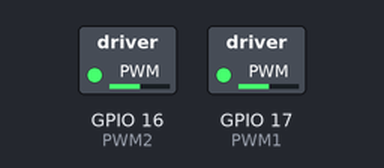
Bench run of a sketch on a simulated ESP32. Shown: switched loads named in the sketch (green lamp = pin HIGH).

Above: at 0.05 s.
At 2.0 s:
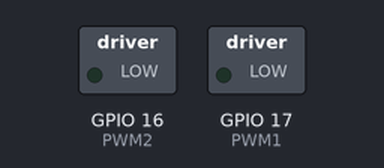
At 4.0 s:
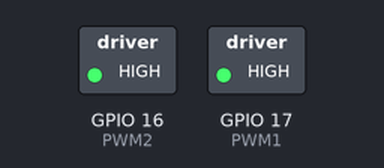
Timing chart, 0 to 5.2 s (numbered marks = the images above):
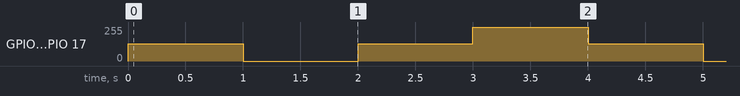

The sketch:

D4_02_Prueba_motores.ino
```cpp
const byte PWM1 = 17; // the PWM pin the LED is attached to
const byte PWM2 = 16; // the PWM pin the LED is attached to


int velIzq = 128;
int velDer = 128;

void setup() {
  //Asignamos un canal a cada pin del LED
  //Hay 16 canales, del 0 al 15
  ledcAttachPin(PWM1, 0);
  ledcAttachPin(PWM2, 1);

  // Configuramos los canales
  // ledcSetup(canal, frecuencia, bits_de_resolucíon);
  // canales 0-15, 12 kHz, resolución 1-16 bits, frecuencia límite dependerá de la resolución
  ledcSetup(0, 8000, 8);
  ledcSetup(1, 8000, 8);

  ledcWrite(0, velIzq);
  ledcWrite(1, velDer);
}


void loop() {
  Alto();
  delay(1000);
  /*Forward();
  delay(1000);
  //Backward();
  delay(1000);*/
  Right();
  delay(1000);
  Alto();
  delay(1000);
  Left();
  delay(1000);


}

void Alto(){
  velIzq = 128;
  velDer = 128;
  ledcWrite(0, velDer);
  ledcWrite(1, velIzq);
}

void Forward(){
  velIzq = 0;
  velDer = 255;
  ledcWrite(0, velDer);
  ledcWrite(1, velIzq);
}

void Backward(){
  velIzq = 255;
  velDer = 0;
  ledcWrite(0, velDer);
  ledcWrite(1, velIzq);
}

void Right(){
  velIzq = 0;
  velDer = 0;
  ledcWrite(0, velDer);
  ledcWrite(1, velIzq);
}

void Left(){
  velIzq = 255;
  velDer = 255;
  ledcWrite(0, velDer);
  ledcWrite(1, velIzq);
}
```

Measured:
- by itself, GPIO 16 (PWM2), GPIO 17 (PWM1): repeats every 4.0 s: 128/255 1.0 s, 255/255 1.0 s, 128/255 1.0 s, 0/255 1.0 s
